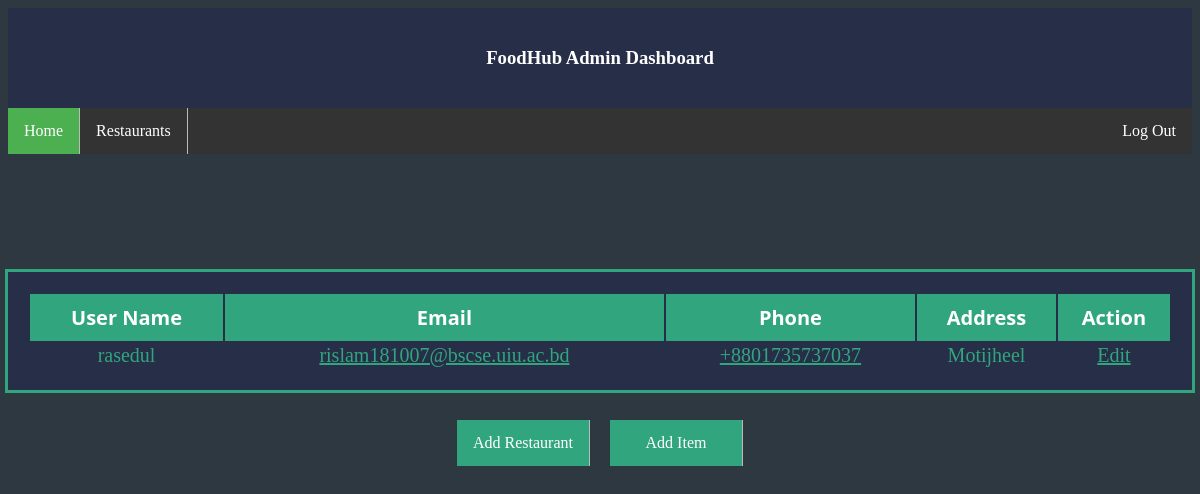
The page /admin/ (signed in) on the database as committed earlier.
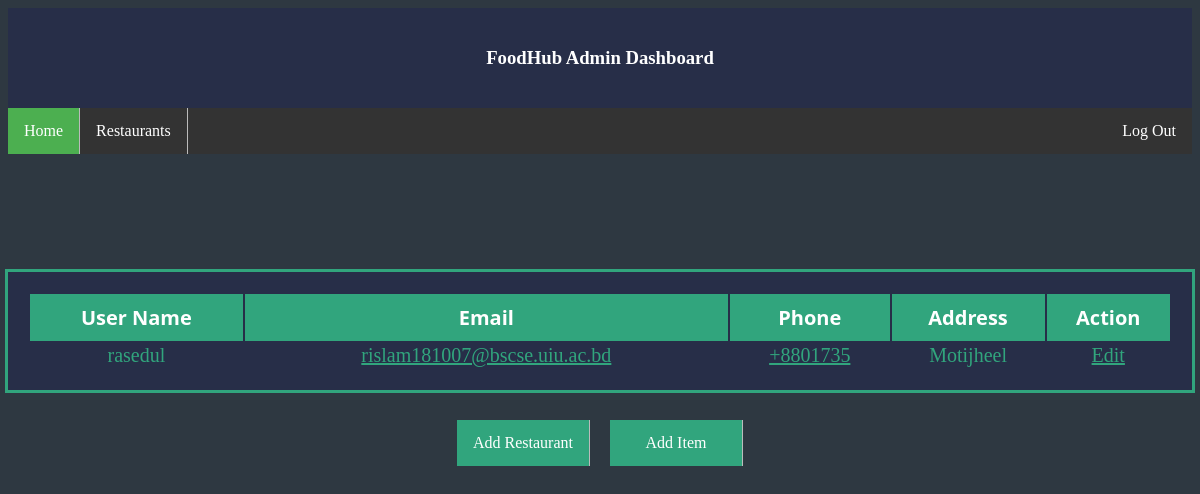
The same page on the database as committed later.
### tables this page shows
CREATE TABLE `usertable` (
  `user_id` int NOT NULL,
  `username` varchar(50) NOT NULL,
  `user_email` varchar(100) NOT NULL,
  `user_phone` varchar(16) DEFAULT NULL,
  `user_password` varchar(32) NOT NULL,
  `user_type` varchar(10) NOT NULL,
  `user_address` varchar(50) NOT NULL
);

### admin/index.php (the view, shortened to what this page needs)
<?php
    if(isset($_SESSION['username']) && isset($_SESSION['role']) && isset($_SESSION['user_id']) && !empty($_SESSION['username']) && !empty($_SESSION['role']) && !empty($_SESSION['user_id'])){
        if($_SESSION['role']=='admin'){
        	$var1=$_SESSION['user_id'];
            ?>
<!DOCTYPE html>
<html lang="en">
<head>
    <link rel="stylesheet" href="../css/style.css">
</head>
<body>
    <?php
                    include '../config.php';
                ?>
    <div class="dahsboard_heading">
        <h3>FoodHub Admin Dashboard</h3>
    </div>
    <ul>
        <li><a class="active" href="../login">Home</a></li>
        <li><a href="restaurants">Restaurants</a></li>
        <li style="float:right"><a href="../logout.php">Log Out</a></li>
    </ul>
    <div class="dashboard_background" style="flex-direction: column; justify-content: flex-start; align-items: center;">
        <table style="width:100%" class="table_design">
            <thead>
                <tr>
                    <th>User Name</th>
                    <th>Email</th>
                    <th>Phone</th>
                    <th>Address</th>
                    <th>Action</th>
                </tr>
            </thead>
            <tbody>
                <?php
                            try{
                                $dbcon = new PDO("mysql:host=$dbserver:$dbport;dbname=$db;","$dbuser","$dbpass");
                                $dbcon->setAttribute(PDO::ATTR_ERRMODE, PDO::ERRMODE_EXCEPTION);
                                $sqlquery="SELECT * FROM usertable WHERE user_id='$var1'";
                                try{
                                    $returnval=$dbcon->query($sqlquery);
                                    $hometable=$returnval->fetchAll();
                                    foreach($hometable as $row){
                        ?>
                <tr>
                    <td><?php echo $row['username'] ?></td>
                    <td><a href="mailto:<?php echo $row['user_email'] ?>"><?php echo $row['user_email'] ?></a></td>
                    <td><a href="tel:<?php echo $row['user_phone'] ?>"><?php echo $row['user_phone'] ?></a></td>
                    <td><?php echo $row['user_address'] ?></td>
                    <td><a href="editprofile?id=<?php echo $row['user_id'] ?>">Edit</a>
                </tr>
                <?php
                                                                }
                                }
                                catch(PDOException $ex){
                                    ?>
                <tr>
                    <td colspan="3">Data read error ... ...</td>
                </tr>
                <?php
                                }
                            }
                            catch(PDOException $ex){
                            ?>
                <tr>
                    <td colspan="3">Data read error ... ...</td>
                </tr>
                <?php
                            }
                            ?>
            </tbody>
        </table>
        <div style="display: flex; margin-top: 30px;">
            <a class="btn-grn" href="addrestaurant" style="margin-right: 10px">Add Restaurant</a>
            <a class="btn-grn" href="additem" style="margin-left: 10px">Add Item</a>
        </div>
    </div>
</body>
</html>
<?php
            }
            else{
        ?>
<script>
    window.location.assign('../login.php');
</script>
<?php
    }
        }
    else{
        ?>
<script>
    window.location.assign('../login.php');
</script>
<?php
    }
    ?>

Rows that differ between the two databases and show on the page:
changed usertable "rasedul": user_phone "+8801735737037" → "+8801735"
